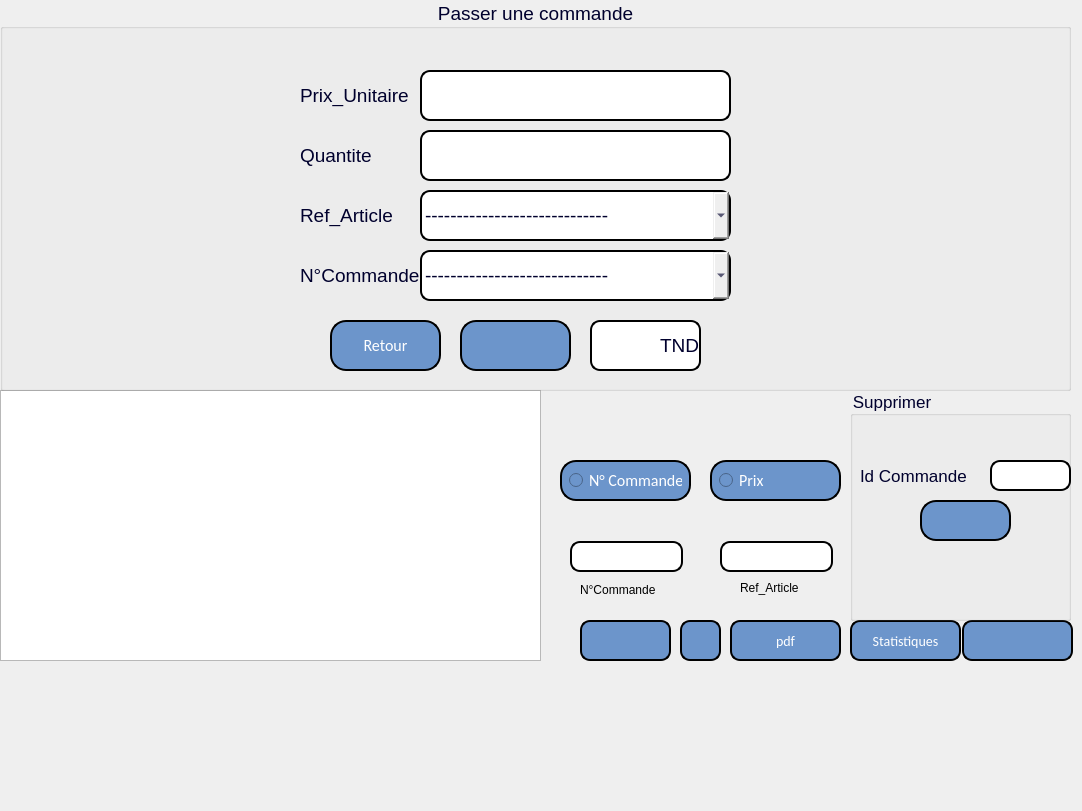
<?xml version="1.0" encoding="UTF-8"?>
<ui version="4.0">
 <class>passer</class>
 <widget class="QDialog" name="passer">
  <property name="geometry">
   <rect>
    <x>0</x>
    <y>0</y>
    <width>1082</width>
    <height>811</height>
   </rect>
  </property>
  <property name="windowTitle">
   <string>Dialog</string>
  </property>
  <widget class="QLabel" name="label">
   <property name="geometry">
    <rect>
     <x>0</x>
     <y>-10</y>
     <width>1101</width>
     <height>691</height>
    </rect>
   </property>
   <property name="text">
    <string/>
   </property>
   <property name="pixmap">
    <pixmap resource="resource.qrc">:/image/wt.jpg</pixmap>
   </property>
  </widget>
  <widget class="QTableView" name="tableView">
   <property name="geometry">
    <rect>
     <x>0</x>
     <y>390</y>
     <width>541</width>
     <height>271</height>
    </rect>
   </property>
  </widget>
  <widget class="QGroupBox" name="groupBox">
   <property name="geometry">
    <rect>
     <x>0</x>
     <y>0</y>
     <width>1071</width>
     <height>391</height>
    </rect>
   </property>
   <property name="styleSheet">
    <string notr="true">color: #00002d;

  font-size: 19px;</string>
   </property>
   <property name="title">
    <string>Passer une commande</string>
   </property>
   <property name="alignment">
    <set>Qt::AlignCenter</set>
   </property>
   <widget class="QComboBox" name="comboBox_5">
    <property name="geometry">
     <rect>
      <x>420</x>
      <y>250</y>
      <width>311</width>
      <height>51</height>
     </rect>
    </property>
    <property name="styleSheet">
     <string notr="true">border: 2px solid black;
border-radius: 10px;</string>
    </property>
    <item>
     <property name="text">
      <string>-----------------------------</string>
     </property>
    </item>
   </widget>
   <widget class="QComboBox" name="comboBox_4">
    <property name="geometry">
     <rect>
      <x>420</x>
      <y>190</y>
      <width>311</width>
      <height>51</height>
     </rect>
    </property>
    <property name="styleSheet">
     <string notr="true">border: 2px solid black;
border-radius: 10px;</string>
    </property>
    <item>
     <property name="text">
      <string>-----------------------------</string>
     </property>
    </item>
   </widget>
   <widget class="QLineEdit" name="N_fact_2">
    <property name="geometry">
     <rect>
      <x>420</x>
      <y>70</y>
      <width>311</width>
      <height>51</height>
     </rect>
    </property>
    <property name="layoutDirection">
     <enum>Qt::RightToLeft</enum>
    </property>
    <property name="styleSheet">
     <string notr="true">border: 2px solid black;
border-radius: 10px;</string>
    </property>
   </widget>
   <widget class="QLineEdit" name="N_fact_3">
    <property name="geometry">
     <rect>
      <x>420</x>
      <y>130</y>
      <width>311</width>
      <height>51</height>
     </rect>
    </property>
    <property name="layoutDirection">
     <enum>Qt::RightToLeft</enum>
    </property>
    <property name="styleSheet">
     <string notr="true">border: 2px solid black;
border-radius: 10px;</string>
    </property>
   </widget>
   <widget class="QPushButton" name="pushButton_Ajouter_2">
    <property name="geometry">
     <rect>
      <x>460</x>
      <y>320</y>
      <width>111</width>
      <height>51</height>
     </rect>
    </property>
    <property name="layoutDirection">
     <enum>Qt::RightToLeft</enum>
    </property>
    <property name="styleSheet">
     <string notr="true"> border: 2px solid black;
border-radius: 10px;
  color: white;
  padding: 20px;
  text-align: center;
  
font-family:calibri;
  display: inline-block;
  font-size: 16px;
 
  border-radius : 16px;
background-color:rgb(108, 149, 203)</string>
    </property>
    <property name="text">
     <string/>
    </property>
    <property name="icon">
     <iconset resource="resource.qrc">
      <normaloff>:/image/icons8-add-50.png</normaloff>:/image/icons8-add-50.png</iconset>
    </property>
    <property name="iconSize">
     <size>
      <width>30</width>
      <height>30</height>
     </size>
    </property>
   </widget>
   <widget class="QPushButton" name="pushButton">
    <property name="geometry">
     <rect>
      <x>330</x>
      <y>320</y>
      <width>111</width>
      <height>51</height>
     </rect>
    </property>
    <property name="styleSheet">
     <string notr="true"> border: 2px solid black;
border-radius: 10px;
  color: white;
  padding: 10px;
  text-align: center;
  
font-family:calibri;
  display: inline-block;
  font-size: 16px;
 
  border-radius : 16px;
background-color:rgb(108, 149, 203)</string>
    </property>
    <property name="text">
     <string>Retour</string>
    </property>
   </widget>
   <widget class="QLabel" name="label_2">
    <property name="geometry">
     <rect>
      <x>300</x>
      <y>80</y>
      <width>111</width>
      <height>31</height>
     </rect>
    </property>
    <property name="text">
     <string>Prix_Unitaire</string>
    </property>
   </widget>
   <widget class="QLabel" name="label_3">
    <property name="geometry">
     <rect>
      <x>300</x>
      <y>130</y>
      <width>111</width>
      <height>51</height>
     </rect>
    </property>
    <property name="text">
     <string>Quantite</string>
    </property>
   </widget>
   <widget class="QLabel" name="label_5">
    <property name="geometry">
     <rect>
      <x>300</x>
      <y>200</y>
      <width>111</width>
      <height>31</height>
     </rect>
    </property>
    <property name="text">
     <string>Ref_Article</string>
    </property>
   </widget>
   <widget class="QLabel" name="label_6">
    <property name="geometry">
     <rect>
      <x>300</x>
      <y>250</y>
      <width>121</width>
      <height>51</height>
     </rect>
    </property>
    <property name="text">
     <string>N°Commande</string>
    </property>
   </widget>
   <widget class="QLineEdit" name="lineEdit_4">
    <property name="geometry">
     <rect>
      <x>590</x>
      <y>320</y>
      <width>111</width>
      <height>51</height>
     </rect>
    </property>
    <property name="styleSheet">
     <string notr="true">border: 2px solid black;
border-radius: 10px;</string>
    </property>
   </widget>
   <widget class="QLabel" name="label_11">
    <property name="geometry">
     <rect>
      <x>660</x>
      <y>330</y>
      <width>61</width>
      <height>31</height>
     </rect>
    </property>
    <property name="text">
     <string>TND</string>
    </property>
   </widget>
  </widget>
  <widget class="QLabel" name="label_4">
   <property name="geometry">
    <rect>
     <x>890</x>
     <y>-10</y>
     <width>211</width>
     <height>211</height>
    </rect>
   </property>
   <property name="text">
    <string/>
   </property>
   <property name="pixmap">
    <pixmap resource="resource.qrc">:/image/Capture d’écran 2022-04-06 014158.png</pixmap>
   </property>
   <property name="scaledContents">
    <bool>true</bool>
   </property>
   <property name="openExternalLinks">
    <bool>false</bool>
   </property>
  </widget>
  <widget class="QPushButton" name="pdf">
   <property name="geometry">
    <rect>
     <x>730</x>
     <y>620</y>
     <width>111</width>
     <height>41</height>
    </rect>
   </property>
   <property name="styleSheet">
    <string notr="true"> border: 2px solid black;
border-radius: 10px;
  color: white;
  padding: 8px;
  text-align: center;
  
font-family:calibri;
  display: inline-block;
  font-size: 14px;
 
  border-radius : 10px;
background-color:rgb(108, 149, 203)</string>
   </property>
   <property name="text">
    <string>pdf</string>
   </property>
   <property name="icon">
    <iconset resource="resource.qrc">
     <normaloff>:/image/icons8-pdf-50.png</normaloff>:/image/icons8-pdf-50.png</iconset>
   </property>
  </widget>
  <widget class="QPushButton" name="Statistiques">
   <property name="geometry">
    <rect>
     <x>850</x>
     <y>620</y>
     <width>111</width>
     <height>41</height>
    </rect>
   </property>
   <property name="styleSheet">
    <string notr="true"> border: 2px solid black;
border-radius: 10px;
  color: white;
  padding: 8px;
  text-align: center;
  
font-family:calibri;
  display: inline-block;
  font-size: 14px;
 
  border-radius : 10px;
background-color:rgb(108, 149, 203)</string>
   </property>
   <property name="text">
    <string>Statistiques</string>
   </property>
   <property name="icon">
    <iconset resource="resource.qrc">
     <normaloff>:/image/icons8-pie-chart-report-50.png</normaloff>:/image/icons8-pie-chart-report-50.png</iconset>
   </property>
   <property name="iconSize">
    <size>
     <width>30</width>
     <height>30</height>
    </size>
   </property>
  </widget>
  <widget class="QPushButton" name="Atualiser">
   <property name="geometry">
    <rect>
     <x>680</x>
     <y>620</y>
     <width>41</width>
     <height>41</height>
    </rect>
   </property>
   <property name="styleSheet">
    <string notr="true"> border: 2px solid black;
border-radius: 10px;
  color: white;
  padding: 8px;
  text-align: center;
  
font-family:calibri;
  display: inline-block;
  font-size: 14px;
 
  border-radius : 10px;
background-color:rgb(108, 149, 203)</string>
   </property>
   <property name="text">
    <string/>
   </property>
   <property name="icon">
    <iconset resource="resource.qrc">
     <normaloff>:/image/icons8-synchronize-48.png</normaloff>:/image/icons8-synchronize-48.png</iconset>
   </property>
   <property name="iconSize">
    <size>
     <width>30</width>
     <height>30</height>
    </size>
   </property>
  </widget>
  <widget class="QPushButton" name="quitter">
   <property name="geometry">
    <rect>
     <x>962</x>
     <y>620</y>
     <width>111</width>
     <height>41</height>
    </rect>
   </property>
   <property name="styleSheet">
    <string notr="true"> border: 2px solid black;
border-radius: 10px;
  color: white;
  padding: 8px;
  text-align: center;
  
font-family:calibri;
  display: inline-block;
  font-size: 14px;
 
  border-radius : 10px;
background-color:rgb(108, 149, 203)</string>
   </property>
   <property name="text">
    <string/>
   </property>
   <property name="icon">
    <iconset resource="resource.qrc">
     <normaloff>:/image/icons8-log-out-64.png</normaloff>:/image/icons8-log-out-64.png</iconset>
   </property>
   <property name="iconSize">
    <size>
     <width>30</width>
     <height>30</height>
    </size>
   </property>
  </widget>
  <widget class="QGroupBox" name="groupBox_8">
   <property name="geometry">
    <rect>
     <x>850</x>
     <y>390</y>
     <width>221</width>
     <height>231</height>
    </rect>
   </property>
   <property name="autoFillBackground">
    <bool>false</bool>
   </property>
   <property name="styleSheet">
    <string notr="true">color: #00002d;

  font-size: 17px;</string>
   </property>
   <property name="title">
    <string>Supprimer</string>
   </property>
   <widget class="QLabel" name="label_8">
    <property name="geometry">
     <rect>
      <x>10</x>
      <y>70</y>
      <width>111</width>
      <height>31</height>
     </rect>
    </property>
    <property name="text">
     <string>Id Commande</string>
    </property>
   </widget>
   <widget class="QPushButton" name="supprimer">
    <property name="geometry">
     <rect>
      <x>70</x>
      <y>110</y>
      <width>91</width>
      <height>41</height>
     </rect>
    </property>
    <property name="styleSheet">
     <string notr="true"> border: 2px solid black;
border-radius: 10px;
  color: white;
  padding: 20px;
  text-align: center;
  
font-family:calibri;
  display: inline-block;
  font-size: 16px;
 
  border-radius : 16px;
background-color:rgb(108, 149, 203)</string>
    </property>
    <property name="text">
     <string/>
    </property>
    <property name="icon">
     <iconset resource="resource.qrc">
      <normaloff>:/image/icons8-delete-64.png</normaloff>:/image/icons8-delete-64.png</iconset>
    </property>
    <property name="iconSize">
     <size>
      <width>40</width>
      <height>40</height>
     </size>
    </property>
   </widget>
   <widget class="QLineEdit" name="num_sup">
    <property name="geometry">
     <rect>
      <x>140</x>
      <y>70</y>
      <width>81</width>
      <height>31</height>
     </rect>
    </property>
    <property name="styleSheet">
     <string notr="true">border: 2px solid black;
border-radius: 10px;</string>
    </property>
   </widget>
  </widget>
  <widget class="QRadioButton" name="radioButton">
   <property name="geometry">
    <rect>
     <x>560</x>
     <y>460</y>
     <width>131</width>
     <height>41</height>
    </rect>
   </property>
   <property name="styleSheet">
    <string notr="true"> border: 2px solid black;
border-radius: 10px;
  color: white;
  padding: 7px;
  text-align: center;
  
font-family:calibri;
  display: inline-block;
  font-size: 16px;
 
  border-radius : 16px;
background-color:rgb(108, 149, 203)</string>
   </property>
   <property name="text">
    <string>N° Commande</string>
   </property>
  </widget>
  <widget class="QRadioButton" name="radioButton_2">
   <property name="geometry">
    <rect>
     <x>710</x>
     <y>460</y>
     <width>131</width>
     <height>41</height>
    </rect>
   </property>
   <property name="styleSheet">
    <string notr="true"> border: 2px solid black;
border-radius: 10px;
  color: white;
  padding: 7px;
  text-align: center;
  
font-family:calibri;
  display: inline-block;
  font-size: 16px;
 
  border-radius : 16px;
background-color:rgb(108, 149, 203)</string>
   </property>
   <property name="text">
    <string>Prix</string>
   </property>
  </widget>
  <widget class="QLineEdit" name="lineEdit">
   <property name="geometry">
    <rect>
     <x>570</x>
     <y>541</y>
     <width>113</width>
     <height>31</height>
    </rect>
   </property>
   <property name="styleSheet">
    <string notr="true">border: 2px solid black;
border-radius: 10px;</string>
   </property>
  </widget>
  <widget class="QLineEdit" name="lineEdit_2">
   <property name="geometry">
    <rect>
     <x>720</x>
     <y>541</y>
     <width>113</width>
     <height>31</height>
    </rect>
   </property>
   <property name="styleSheet">
    <string notr="true">border: 2px solid black;
border-radius: 10px;</string>
   </property>
  </widget>
  <widget class="QPushButton" name="recherche_button">
   <property name="geometry">
    <rect>
     <x>580</x>
     <y>620</y>
     <width>91</width>
     <height>41</height>
    </rect>
   </property>
   <property name="font">
    <font>
     <family>calibri</family>
     <pointsize>-1</pointsize>
     <weight>75</weight>
     <bold>true</bold>
    </font>
   </property>
   <property name="autoFillBackground">
    <bool>false</bool>
   </property>
   <property name="styleSheet">
    <string notr="true"> border: 2px solid black;
border-radius: 10px;
  color: white;
  padding: 10px;
  text-align: center;
  
font-family:calibri;
  display: inline-block;
  font-size: 14px;
 
  border-radius : 10px;
background-color:rgb(108, 149, 203)</string>
   </property>
   <property name="text">
    <string/>
   </property>
   <property name="icon">
    <iconset resource="resource.qrc">
     <normaloff>:/image/icons8-search-64 (2).png</normaloff>:/image/icons8-search-64 (2).png</iconset>
   </property>
   <property name="iconSize">
    <size>
     <width>22</width>
     <height>22</height>
    </size>
   </property>
  </widget>
  <widget class="QLabel" name="label_7">
   <property name="geometry">
    <rect>
     <x>580</x>
     <y>580</y>
     <width>91</width>
     <height>20</height>
    </rect>
   </property>
   <property name="text">
    <string>N°Commande</string>
   </property>
  </widget>
  <widget class="QLabel" name="label_9">
   <property name="geometry">
    <rect>
     <x>740</x>
     <y>580</y>
     <width>71</width>
     <height>16</height>
    </rect>
   </property>
   <property name="text">
    <string>Ref_Article</string>
   </property>
  </widget>
 </widget>
 <resources>
  <include location="resource.qrc"/>
 </resources>
 <connections/>
</ui>
